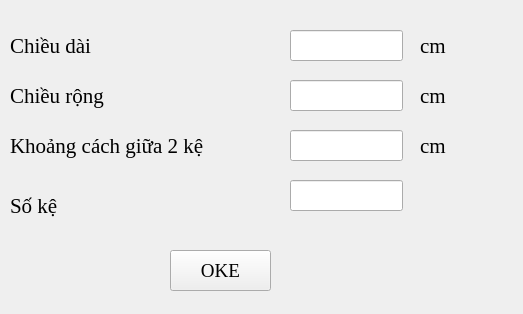
<?xml version="1.0" encoding="UTF-8"?>
<ui version="4.0">
 <class>widget</class>
 <widget class="QWidget" name="widget">
  <property name="enabled">
   <bool>true</bool>
  </property>
  <property name="geometry">
   <rect>
    <x>0</x>
    <y>0</y>
    <width>523</width>
    <height>314</height>
   </rect>
  </property>
  <property name="windowTitle">
   <string>Form</string>
  </property>
  <widget class="QLabel" name="label">
   <property name="geometry">
    <rect>
     <x>10</x>
     <y>30</y>
     <width>121</width>
     <height>31</height>
    </rect>
   </property>
   <property name="font">
    <font>
     <family>Times New Roman</family>
     <pointsize>16</pointsize>
    </font>
   </property>
   <property name="text">
    <string>Chiều dài</string>
   </property>
  </widget>
  <widget class="QLabel" name="label_2">
   <property name="geometry">
    <rect>
     <x>10</x>
     <y>80</y>
     <width>131</width>
     <height>31</height>
    </rect>
   </property>
   <property name="font">
    <font>
     <family>Times New Roman</family>
     <pointsize>16</pointsize>
    </font>
   </property>
   <property name="text">
    <string>Chiều rộng</string>
   </property>
  </widget>
  <widget class="QLabel" name="label_3">
   <property name="geometry">
    <rect>
     <x>10</x>
     <y>130</y>
     <width>291</width>
     <height>31</height>
    </rect>
   </property>
   <property name="font">
    <font>
     <family>Times New Roman</family>
     <pointsize>16</pointsize>
    </font>
   </property>
   <property name="text">
    <string>Khoảng cách giữa 2 kệ</string>
   </property>
  </widget>
  <widget class="QLabel" name="label_4">
   <property name="geometry">
    <rect>
     <x>10</x>
     <y>190</y>
     <width>121</width>
     <height>31</height>
    </rect>
   </property>
   <property name="font">
    <font>
     <family>Times New Roman</family>
     <pointsize>16</pointsize>
    </font>
   </property>
   <property name="text">
    <string>Số kệ</string>
   </property>
  </widget>
  <widget class="QPushButton" name="Btn_oke">
   <property name="geometry">
    <rect>
     <x>170</x>
     <y>250</y>
     <width>101</width>
     <height>41</height>
    </rect>
   </property>
   <property name="font">
    <font>
     <family>Times New Roman</family>
     <pointsize>14</pointsize>
    </font>
   </property>
   <property name="text">
    <string>OKE</string>
   </property>
  </widget>
  <widget class="QLineEdit" name="ln_cd">
   <property name="geometry">
    <rect>
     <x>290</x>
     <y>30</y>
     <width>113</width>
     <height>31</height>
    </rect>
   </property>
   <property name="font">
    <font>
     <pointsize>14</pointsize>
    </font>
   </property>
   <property name="layoutDirection">
    <enum>Qt::LeftToRight</enum>
   </property>
   <property name="text">
    <string/>
   </property>
   <property name="cursorPosition">
    <number>0</number>
   </property>
   <property name="alignment">
    <set>Qt::AlignCenter</set>
   </property>
  </widget>
  <widget class="QLineEdit" name="ln_cr">
   <property name="geometry">
    <rect>
     <x>290</x>
     <y>80</y>
     <width>113</width>
     <height>31</height>
    </rect>
   </property>
   <property name="font">
    <font>
     <pointsize>14</pointsize>
    </font>
   </property>
   <property name="text">
    <string/>
   </property>
   <property name="alignment">
    <set>Qt::AlignCenter</set>
   </property>
  </widget>
  <widget class="QLineEdit" name="ln_kc">
   <property name="geometry">
    <rect>
     <x>290</x>
     <y>130</y>
     <width>113</width>
     <height>31</height>
    </rect>
   </property>
   <property name="font">
    <font>
     <pointsize>14</pointsize>
    </font>
   </property>
   <property name="text">
    <string/>
   </property>
   <property name="alignment">
    <set>Qt::AlignCenter</set>
   </property>
  </widget>
  <widget class="QLineEdit" name="ln_soke">
   <property name="geometry">
    <rect>
     <x>290</x>
     <y>180</y>
     <width>113</width>
     <height>31</height>
    </rect>
   </property>
   <property name="font">
    <font>
     <pointsize>14</pointsize>
    </font>
   </property>
   <property name="text">
    <string/>
   </property>
   <property name="alignment">
    <set>Qt::AlignCenter</set>
   </property>
  </widget>
  <widget class="QLabel" name="label_5">
   <property name="geometry">
    <rect>
     <x>420</x>
     <y>30</y>
     <width>51</width>
     <height>31</height>
    </rect>
   </property>
   <property name="font">
    <font>
     <family>Times New Roman</family>
     <pointsize>16</pointsize>
    </font>
   </property>
   <property name="text">
    <string>cm</string>
   </property>
  </widget>
  <widget class="QLabel" name="label_6">
   <property name="geometry">
    <rect>
     <x>420</x>
     <y>80</y>
     <width>51</width>
     <height>31</height>
    </rect>
   </property>
   <property name="font">
    <font>
     <family>Times New Roman</family>
     <pointsize>16</pointsize>
    </font>
   </property>
   <property name="text">
    <string>cm</string>
   </property>
  </widget>
  <widget class="QLabel" name="label_7">
   <property name="geometry">
    <rect>
     <x>420</x>
     <y>130</y>
     <width>51</width>
     <height>31</height>
    </rect>
   </property>
   <property name="font">
    <font>
     <family>Times New Roman</family>
     <pointsize>16</pointsize>
    </font>
   </property>
   <property name="text">
    <string>cm</string>
   </property>
  </widget>
 </widget>
 <resources/>
 <connections/>
</ui>
